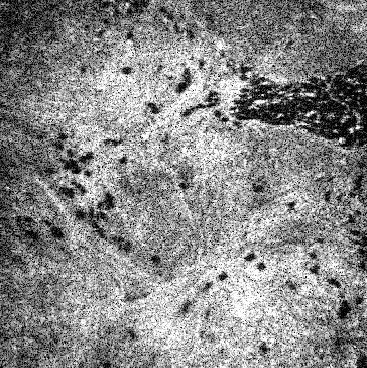
#> input picture Sample Images/Image_Set_1/OCT Images/OCT_p7.png, 367 x 368 px, found by its file name
$ python testing.py
#> lines starting #> are read from the running program, lines starting #| are printed output that depends on the picture
#> further down, img0 is the input picture: shape (368, 367, 3); min 0, max 255, mean 135.8
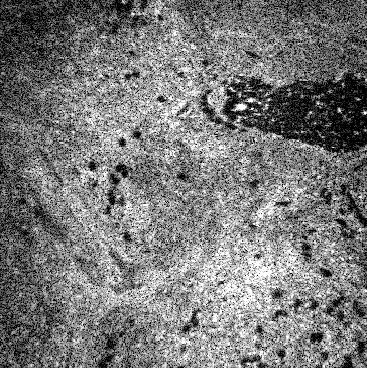
#> input picture Sample Images/Image_Set_1/OCT Images/OCT_p1.png, 367 x 368 px, found by its file name
#> further down, img1 is the input picture: shape (368, 367, 3); min 0, max 255, mean 120.8
### Feature Based/functions.py
import cv2 as cv
import numpy as np
import copy
import matplotlib.pyplot as plt
from matplotlib_scalebar.scalebar import ScaleBar

# Setup for functions

# Create an ORB detector with 10000 features
orb_detector = cv.ORB_create(
    nfeatures=10000, scaleFactor=1.2, scoreType=cv.ORB_HARRIS_SCORE
)

# Feature Matching setup
LOWES_RATIO = 0.7
MIN_MATCHES = 5
index_params = dict(
    algorithm=6, table_number=6, key_size=10, multi_probe_level=2  # FLANN_INDEX_LSH
)
search_params = dict(checks=50)
flann = cv.FlannBasedMatcher(
    index_params,
    search_params,
)


# Feature detection algorithm
class featureExtraction:
    # [72 lines left out: functions __init__, featureMatching, absDifference, crossCorellation, not called in this run]


# Function that takes 2 images as input and returns blended image as output, used to visually show registration algorithm performance
def overlayImages(image1, image2):
    # For image 1 - turn off red and green channels
    b = image1.copy()
    b[:, :, 1] = 0
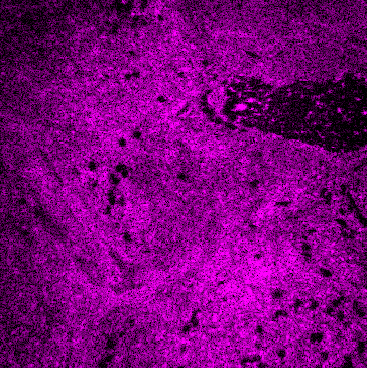
#> b: shape (368, 367, 3); mean B, G, R 120.8, 0, 120.8
    b[:, :, 2] = 0
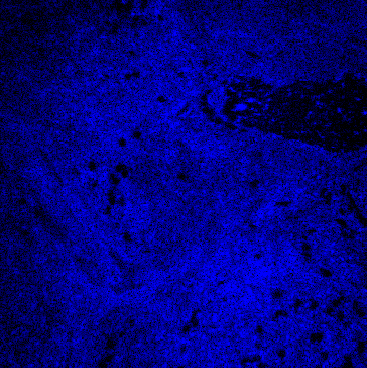
#> b: shape (368, 367, 3); mean B, G, R 120.8, 0, 0

    # For image 2 - turn off green and blue channels
    r = image2.copy()
    r[:, :, 0] = 0
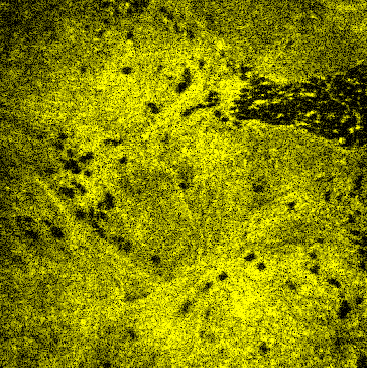
#> r: shape (368, 367, 3); mean B, G, R 0, 135.8, 135.8
    r[:, :, 1] = 0
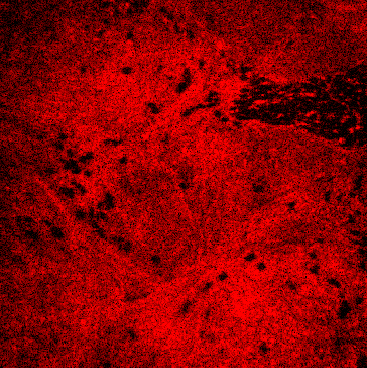
#> r: shape (368, 367, 3); mean B, G, R 0, 0, 135.8

    # Overlay image1(b) and image2(r)
    blended = cv.addWeighted(b, 0.5, r, 0.5, 0)
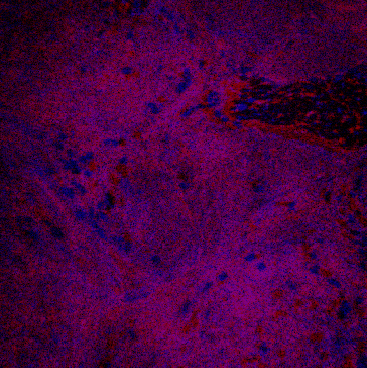
#> blended: shape (368, 367, 3); mean B, G, R 60.4, 0, 67.9
    # [4 lines of commented-out code are left out]

    fx, plots = plt.subplots(1, 3, figsize=(25, 10))
    plots[0].set_title("Registered Image - Only Red Channel")
    plots[1].set_title("Target Image - Only Blue Channel")
    plots[2].set_title("Registered Image Overlayed with Target Image")

    plots[0].imshow(r)
    plots[1].imshow(b)
    plots[2].imshow(blended)

    plots[0].set_xlabel("Pixels")
    plots[1].set_xlabel("Pixels")
    plots[2].set_xlabel("Pixels")

    plots[0].set_ylabel("Pixels")
    plots[1].set_ylabel("Pixels")
    plots[2].set_ylabel("Pixels")

#> (the run stopped early here; a loop or call above may not have finished)
